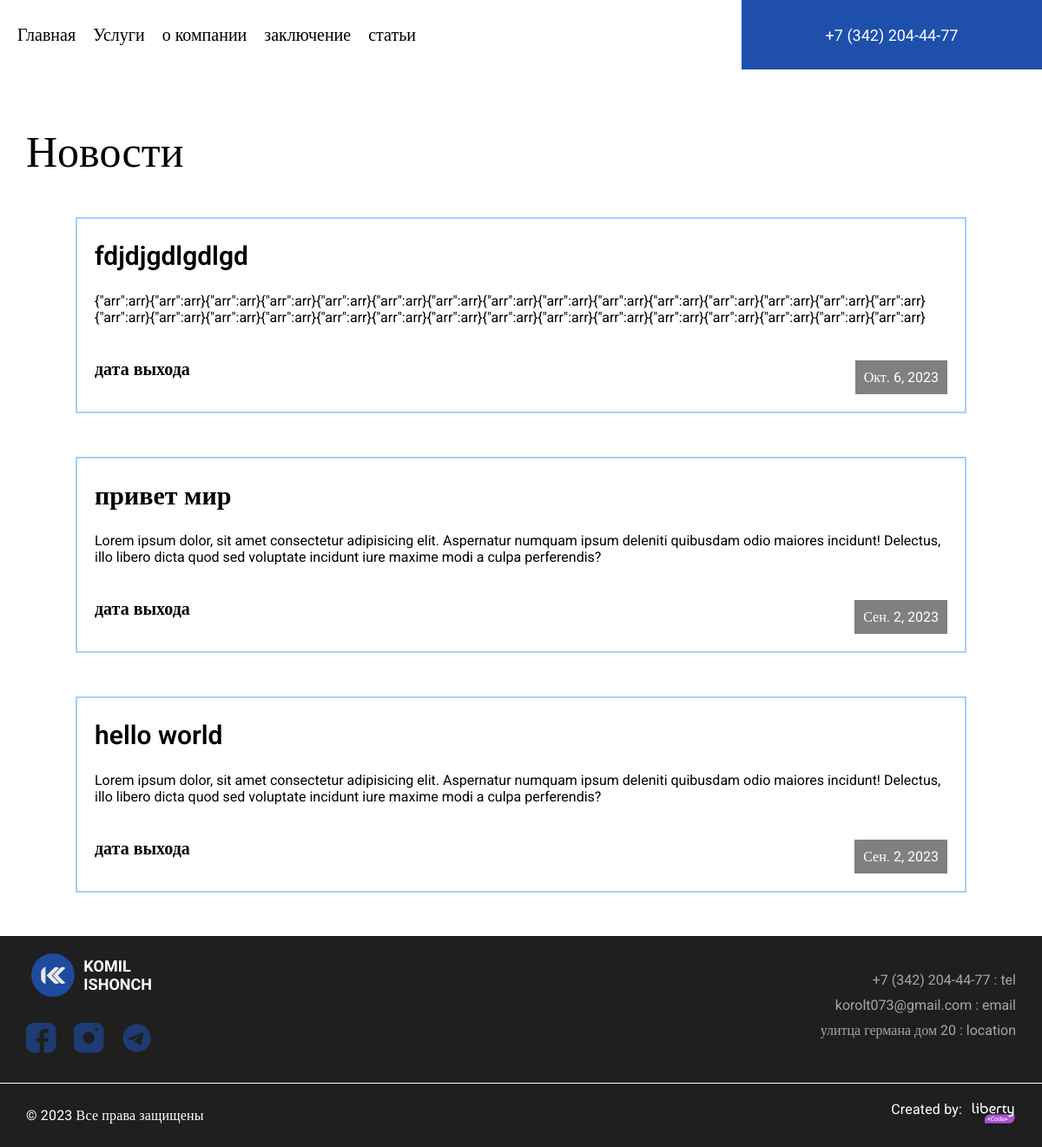
/news, run on an earlier commit of the app's database.
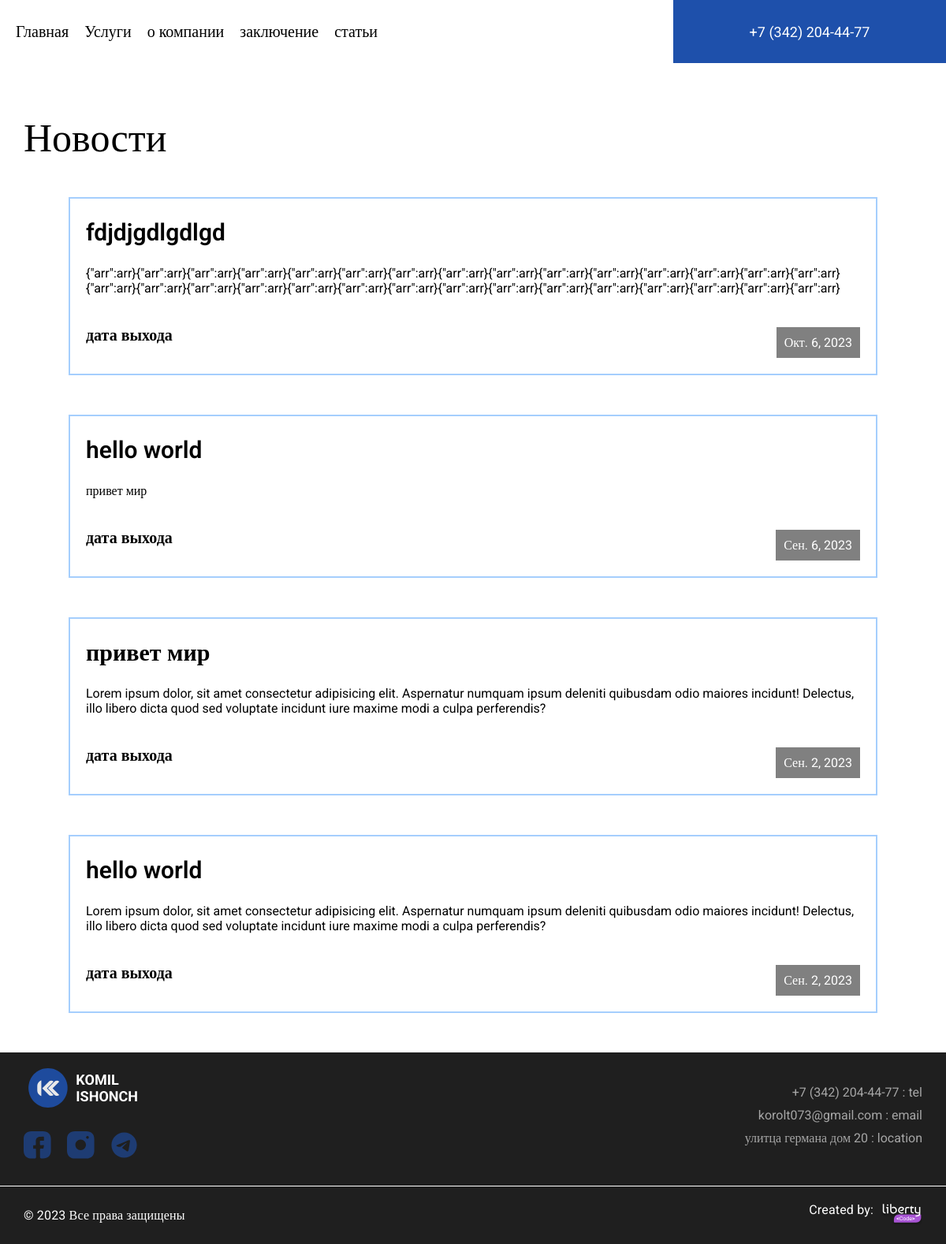
And on a later commit of the database.
### main/models.py (models this page shows, shortened)
class My_news(models.Model):
    title = models.CharField('название статьи ', max_length=250)
    full_text = models.TextField('статья')
    data = models.DateField('время выхода статьи')
    class Meta:
        verbose_name = 'новасть'
        verbose_name_plural = 'новасти'

### main/views.py (the view)
# urls.py: path('news', views.news, name='news'),
def news(request):
    arr = My_news.objects.order_by('-data')
    return render(request, 'main/news.html', {"arr":arr})

### main/templates/main/news.html (shortened to what this page needs)
{% extends 'main/layout.html' %}
{% load static %}
{% block style %}
<link rel="stylesheet" href="{% static 'scss/newsStyle.css' %}">
{% endblock %}
{% block content %}
<section class="newsHome">
    <div class="cont">
        <h2 class="textGlav">
            Новости
        </h2>
        <div class="box">
            {% for item in arr %}
            <div class="block">
                <h3>
                    {{item.title}}
                </h3>
                <p>
                    {{item.full_text}}
                </p>
                <div class="newsText">
                    <h4>дата выхода</h4>
                    <p>{{item.data}}</p>
                </div>
            </div>
            {% endfor %}
        </div>
    </div>
</section>
{% endblock %}

What changed in the data, as far as the page shows it:
added My_news: title "hello world", full_text "привет мир", data "Сен. 6, 2023"
